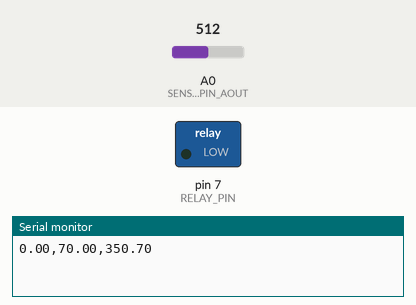
Simulated run of this sketch. Board: Arduino Uno, built with avr-gcc and run on an emulated ATmega328P. Shown: switched loads named in the sketch (green lamp = pin HIGH), the last lines printed to the serial monitor. The test bench sets the inputs (shaded band); at power-on: A0 (SENSOR_PIN_AOUT) = 512.

Above: at 0.2 s.
At 5.2 s:
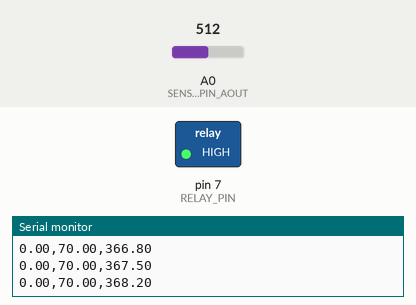
Timing chart, 0 to 13.1 s (numbered marks = the images above):
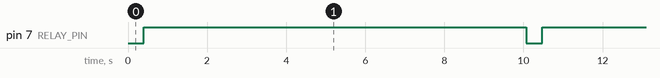

Measured:
- by itself, pin 7 (RELAY_PIN): moves between LOW and HIGH, repeating every 10.1 s

The sketch:

sketch_oct30a.ino
```cpp
/*
--------------------------------------------------------------------------------
 SCHEMAT POŁĄCZEŃ SPRZĘTOWYCH (ARDUINO <-> KOMPONENTY)
--------------------------------------------------------------------------------

### Arduino <-> Czujnik Wilgotności (Sensor)
- **Połączenia:**
  - `Arduino 3.3V` -> `VCC` czujnika
  - `Arduino GND`  -> `GND` czujnika
  - `Arduino A0`   -> `AOUT` czujnika

### Arduino <-> Moduł Przekaźnika (Relay Module)
- **Połączenia:**
  - `Arduino 5V`   -> `VCC` przekaźnika
  - `Arduino GND`  -> `GND` przekaźnika
  - `Arduino D7`   -> `IN1` przekaźnika (steruje kanałem **K1**)

### Układ Zasilania Pompy (Pump Power Circuit)
- **Połączenia:**
  - `Zasilacz (+)` -> `Pompa (+)`
  - `Zasilacz (-)` -> `Przekaźnik COM` (na kanale **K1**)
  - `Pompa (-)`    -> `Przekaźnik NO` (na kanale **K1**)

--------------------------------------------------------------------------------
*/

#include <PID_v1.h> // Dołączamy bibliotekę PID

/*
 * - Sterowanie parametrami PID i Setpoint na żywo przez port szeregowy.
 * - Wysyła dane w formacie CSV (wilgotnosc,cel,wyjscie_pid) do wizualizacji w Pythonie.
 */

// --- Konfiguracja Pinów ---
const int SENSOR_PIN_AOUT = A0;  // Wejście analogowe dla czujnika wilgotności
const int RELAY_PIN = 7;         // Pin cyfrowy do sterowania przekaźnikiem (IN1)

// --- Kalibracja Czujnika ---
const int ADC_MIN_HUMIDITY = 466; // Wartość dla SUCHEGO czujnika
const int ADC_MAX_HUMIDITY = 315; // Wartość dla MOKREGO czujnika

// --- Ustawienia Kontrolera PID ---
double Setpoint = 70.0;
double Input, Output;
double Kp = 5, Ki = 0.1, Kd = 1;

PID myPID(&Input, &Output, &Setpoint, Kp, Ki, Kd, DIRECT);

// --- Ustawienia Czasowe dla Pompy (PWM) ---
unsigned long windowSize = 10000;
unsigned long windowStartTime;

// --- Bufor do komunikacji szeregowej ---
String serialBuffer = "";

void setup() {
  Serial.begin(9600);
  serialBuffer.reserve(32); // Rezerwujemy pamięć dla komend

  pinMode(SENSOR_PIN_AOUT, INPUT);
  pinMode(RELAY_PIN, OUTPUT);

  windowStartTime = millis();
  myPID.SetOutputLimits(0, windowSize);
  myPID.SetMode(AUTOMATIC);
}

void loop() {
  handleSerialCommands();

  int sensorValue = analogRead(SENSOR_PIN_AOUT);
  int humidity = map(sensorValue, ADC_MIN_HUMIDITY, ADC_MAX_HUMIDITY, 0, 100);
  humidity = constrain(humidity, 0, 100);
  Input = humidity;

  myPID.Compute();

  unsigned long now = millis();
  if (now - windowStartTime > windowSize) {
    windowStartTime += windowSize;
  }
  if (millis() - windowStartTime < Output) {
    digitalWrite(RELAY_PIN, LOW);
  } else {
    digitalWrite(RELAY_PIN, HIGH);
  }

  Serial.print(Input);
  Serial.print(",");
  Serial.print(Setpoint);
  Serial.print(",");
  Serial.println(Output);

  delay(200);
}

void handleSerialCommands() {
  while (Serial.available() > 0) {
    char receivedChar = Serial.read();
    if (receivedChar == '\n') {
      parseCommand(serialBuffer);
      serialBuffer = ""; // Czyścimy bufor
    } else {
      serialBuffer += receivedChar;
    }
  }
}

void parseCommand(String command) {
  char commandType = command.charAt(0);
  float value = command.substring(2).toFloat();

  switch (commandType) {
    case 'P':
      Kp = value;
      break;
    case 'I':
      Ki = value;
      break;
    case 'D':
      Kd = value;
      break;
    case 'S':
      Setpoint = value;
      return; // Dla Setpoint nie trzeba aktualizować nastaw PID
  }
  myPID.SetTunings(Kp, Ki, Kd);
}
```
